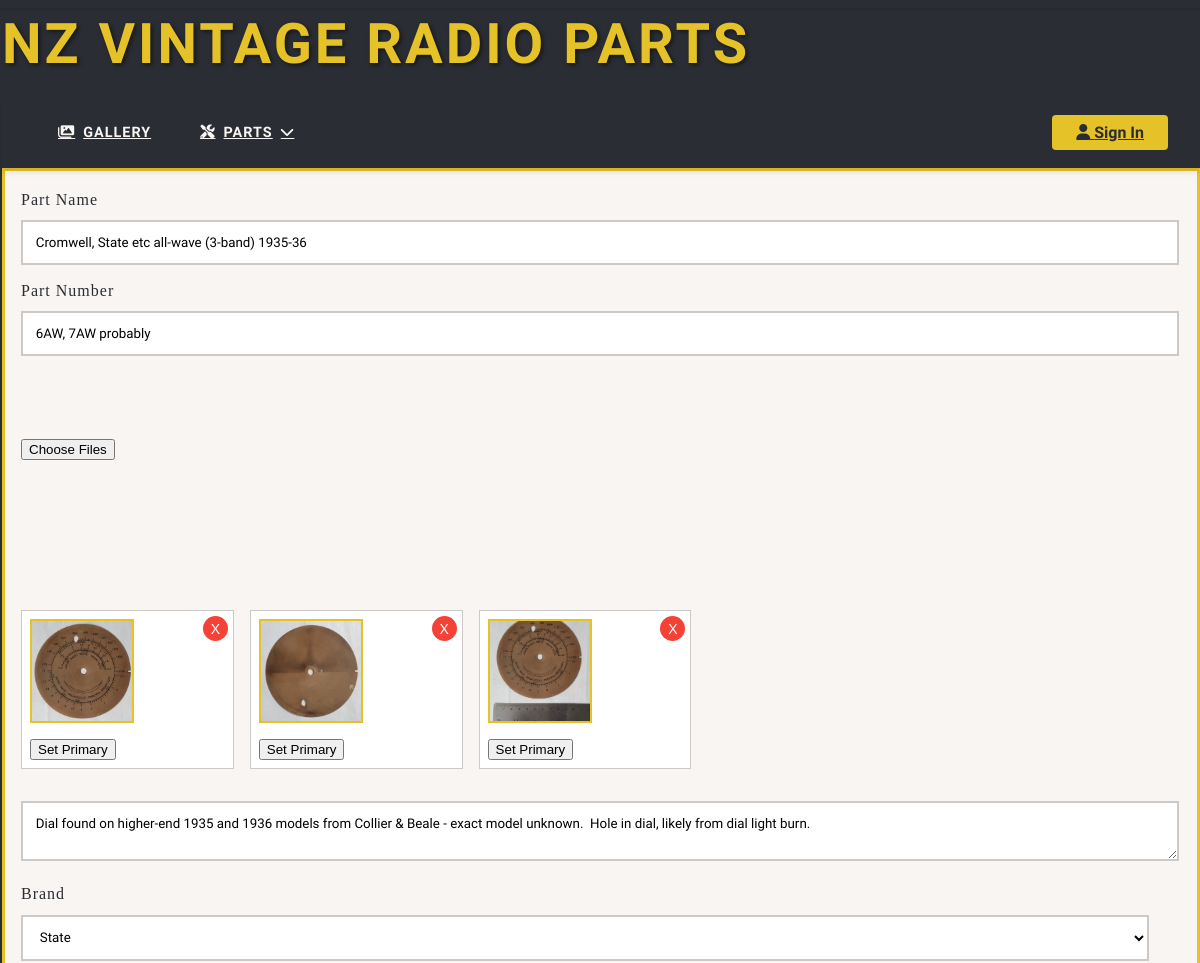
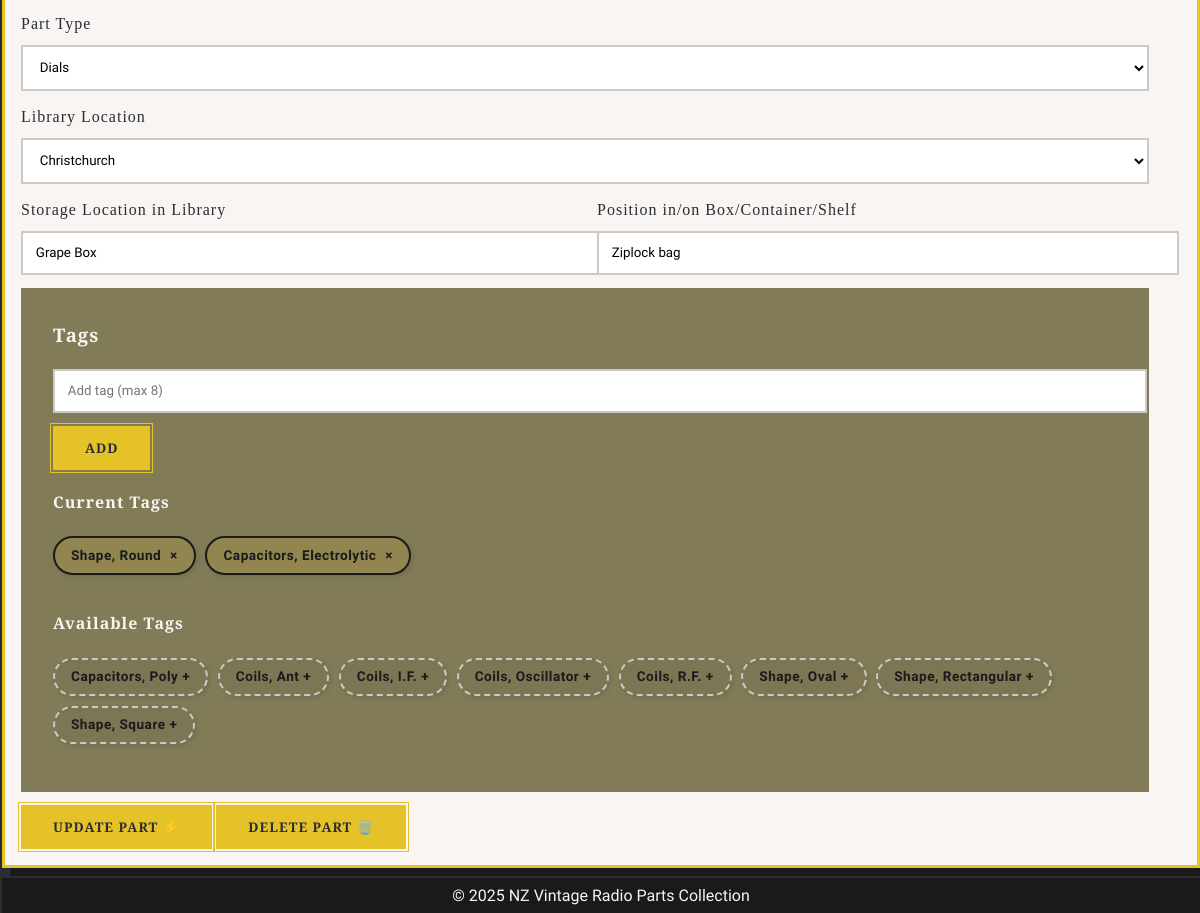
The app's page /parts/1/edit with its own data (2 pictures, top to bottom).
### app/models.py (models this page shows, shortened)
class Part(db.Model):
    __tablename__ = 'Part'
    id = db.Column(db.Integer, primary_key=True)
    name = db.Column(db.String(100), nullable=False)  # "Dial", "Valve"
    description = db.Column(db.String(1024))
    part_number = db.Column(db.String(30))
    quantity = db.Column(db.Integer, default=1)
    box = db.Column(db.String(20))            # "Box 3A"
    position = db.Column(db.String(50))       # "Bottom shelf"
    created_at = db.Column(db.DateTime, default=lambda: datetime.now(timezone.utc))
    brand_id = db.Column(db.Integer, db.ForeignKey('Brand.id'))
    location_id = db.Column(db.Integer, db.ForeignKey('Location.id'))
    part_type_id = db.Column(db.Integer, db.ForeignKey('PartType.id'))
    brand = db.relationship('Brand', back_populates='parts')
    location = db.relationship('Location', back_populates='parts')
    images = db.relationship('Image', back_populates='part', cascade='all, delete-orphan')
    tags = db.relationship('Tag', secondary=part_tags, back_populates='parts')
    part_type = db.relationship('PartType')

class Image(db.Model):
    __tablename__ = 'Image'
    id = db.Column(db.Integer, primary_key=True, autoincrement=True)
    filename = db.Column(db.String(100), nullable=False)
    description = db.Column(db.String(500))
    is_primary = db.Column(db.Boolean, default=False)
    sort_order = db.Column(db.Integer, default=0)
    created_at = db.Column(db.DateTime,
                           default=lambda: datetime.now(timezone.utc))
    location_id = db.Column(db.Integer, db.ForeignKey('Location.id'))
    part_id = db.Column(db.Integer, db.ForeignKey('Part.id'))
    location = db.relationship('Location', back_populates='images')
    part = db.relationship('Part', back_populates='images')

class Brand(db.Model):
    __tablename__ = 'Brand'
    id = db.Column(db.Integer, primary_key=True)
    name = db.Column(db.String(50), unique=True, nullable=False)  # "Philips"
    alias = db.Column(db.String(50), unique=True)  # "philips"
    description = db.Column(db.Text(500))
    logo_filename = db.Column(db.String(100))
    website = db.Column(db.String(200))
    parts = db.relationship('Part', back_populates='brand')

class PartType(db.Model):
    __tablename__ = 'PartType'
    id = db.Column(db.Integer, primary_key=True)
    name = db.Column(db.String(50), unique=True, nullable=False)  # "Tube"
    description = db.Column(db.String(1024))  # "Vacuum tubes/valves for amplification"
    slug = db.Column(db.String(50), unique=True)

class Location(db.Model):
    __tablename__ = 'Location'
    id = db.Column(db.Integer, primary_key=True)
    name = db.Column(db.String(50), unique=True)
    librarian_email = db.Column(db.String(120))
    address = db.Column(db.String(120))
    parts = db.relationship('Part', back_populates='location')
    images = db.relationship('Image', back_populates='location')

class Tag(db.Model):
    __tablename__ = 'Tag'
    id = db.Column(db.Integer, primary_key=True, autoincrement=True)
    name = db.Column(db.String(100), nullable=False, unique=True)
    description = db.Column(db.String(255))
    slug = db.Column(db.String(100), nullable=False, unique=True, index=True)
    parts = db.relationship('Part', secondary=part_tags, back_populates='tags')

### app/blueprints/parts.py (the view, shortened to what this page needs)
@bp.route('/add', methods=['GET', 'POST'])
@bp.route('/<int:part_id>/edit', methods=['GET', 'POST'])
def manage_part(part_id=None):
    part = Part.query.get(part_id) if part_id else None
    brands = Brand.query.order_by(Brand.name).all()
    part_types = PartType.query.order_by(PartType.name).all()
    locations = Location.query.order_by(Location.name).all()
    all_tags = Tag.query.order_by(Tag.name).all()
    return render_template('manage_part.html',
                           part=part,
                           brands=brands,
                           part_types=part_types,
                           locations=locations,
                           all_tags=all_tags)

### app/blueprints/parts.py (called while the page is built)
@bp.context_processor
def inject_now():
    return {'current_year': datetime.now().year}

### app/templates/manage_part.html (shortened to what this page needs)
{% extends 'layout.html' %}
{% block content %}
<form id="part-form" class="art-deco-form" method="POST" enctype="multipart/form-data" data-upload-url="{{ url_for('parts.upload_images') }}">
    <div class="form-group">
        <label for="name">Part Name</label>
        <input type="text" id="name" name="name"
               maxlength="100" placeholder="" value="{{ part.name if part }}">
    </div>
    <div class="form-group">
        <label for="part_number">Part Number</label>
        <input type="text" id="part_number" name="part_number"
               maxlength="30" placeholder="if known, e.g. R6301" value="{{ part.part_number if part }}">
    </div>
    <div class="image-manager-section">
        <h3>Part Images</h3>
        <div class="unified-image-container">
            <div class="filepond-upload-zone">
                <input type="file" class="filepond" name="file" multiple>
            </div>
            <div id="existing-images" class="existing-images-grid sortable-grid">
                {% if part %}
                    {% for image in part.images|sort(attribute='sort_order') %}
                    <div class="image-tile" data-image-id="{{ image.id }}">
                        <img src="{{ url_for('static', filename='images/' + image.filename) }}"
                            class="thumbnail" alt="{{ image.filename }}">
                        <div class="image-controls">
                            <button class="set-primary {% if image.is_primary %}active{% endif %}"
                                    data-image-id="{{ image.id }}">
                                {{ '★ Primary' if image.is_primary else 'Set Primary' }}
                            </button>
                            <button class="delete-image" data-image-id="{{ image.id }}">X</button>
                        </div>
                    </div>
                    {% endfor %}
                {% endif %}
            </div>
        </div>
    </div>
    <textarea name="description" maxlength="1024" placeholder="Description">
        {{- part.description if part -}}
    </textarea>
    <label for="brand">Brand</label>
    <select name="brand_id">
        {% for brand in brands %}
        <option value="{{ brand.id }}" {% if part and part.brand_id == brand.id %}selected{% endif %}>
            {{ brand.name }}
        </option>
        {% endfor %}
    </select>
    <label for="part_type">Part Type</label>
    <select name="part_type_id" required>
        {% for type in part_types %}
        <option value="{{ type.id }}" {% if part and part.part_type_id == type.id %}selected{% endif %}>
            {{ type.name }}
        </option>
        {% endfor %}
    </select>
    <label for="location">Library Location</label>
    <select name="location_id" id="location_id" required>
        {% for location in locations %}
        <option value="{{ location.id }}" {% if part and part.location_id == location.id %}selected{% endif %}>
            {{ location.name }}
        </option>
        {% endfor %}
    </select>
    <div class="form-row">
        <div class="form-group">
            <label for="box">Storage Location in Library</label>
            <input type="text" id="box" name="box" maxlength="20"
                placeholder="Box / container number" value="{{ part.box if part }}">
        </div>
        <div class="form-group">
            <label for="box">Position in/on Box/Container/Shelf</label>
            <input type="text" id="position" name="position" maxlength="50"
                placeholder="Location in the store" value="{{ part.position if part }}">
        </div>
    </div>
    <div class="tag-manager">
        <h3>Tags</h3>
        <div class="tag-input-group">
            <input type="text" id="tag-input" placeholder="Add tag (max 8)" maxlength="100"
                   aria-label="Add new tag">
            <button type="button" id="add-tag-btn" class="vintage-button small-button">
                <span class="button-text">Add</span>
            </button>
        </div>
        <div class="tag-section">
            <h4>Current Tags</h4>
            <div id="selected-tags" class="tag-cloud">
            </div>
        </div>
        <div class="tag-section">
            <h4>Available Tags</h4>
            <div id="existing-tags" class="tag-cloud">
                {% for tag in all_tags %}
                    {% if not part or tag not in part.tags %}
                    <span class="tag available-tag" data-tag-name="{{ tag.name }}">
                        {{ tag.name }}
                        <span class="add-tag" aria-hidden="true">+</span>
                    </span>
                    {% endif %}
                {% endfor %}
            </div>
        </div>
    </div>
    <div class="form-footer">
        <button type="submit" class="vintage-button" id="submit-button">
            <span class="button-text">
                {% if part %}Update{% else %}Add New{% endif %} Part
            </span>
            <span class="button-icon">⚡</span>
        </button>
        {% if part %}
        <button type="button" id="delete-part" class="vintage-button delete-button">
            <span class="button-text">Delete Part</span>
            <span class="button-icon">🗑️</span>
        </button>
        {% endif %}
    </div>
</form>
{% block scripts %}
<link href="https://unpkg.com/filepond/dist/filepond.min.css" rel="stylesheet">
<link href="https://unpkg.com/filepond-plugin-image-preview/dist/filepond-plugin-image-preview.min.css" rel="stylesheet">
{% endblock %}
{% endblock %}

### app/static/css/style.css (style rules this page uses)
:root { --primary: #e6c229; --secondary: #2a2d34; --sorta-dark: #817b57; --accent: #927d0a; --light: #f8f5f2; --semi-light: #cdc9c6; --dark: #1a1a1a; --success: #4caf50; --warning: #ff9800; --error: #f44336; --shadow-sm: 0 1px 3px rgba(0, 0, 0, 0.12); --shadow-md: 0 4px 6px rgba(0, 0, 0, 0.1); --shadow-lg: 0 10px 15px rgba(0, 0, 0, 0.1); --shadow-xl: 0 20px 25px rgba(0, 0, 0, 0.1); --shadow-primary: 0 4px 12px rgba(230, 194, 41, 0.2); --font-main: 'Federo', sans-serif; --font-display: 'Playfair Display', serif; --radio-dial: linear-gradient(135deg, transparent 50%, var(--primary) 50%); --radio-grill: repeating-linear-gradient( 90deg, var(--secondary), var(--secondary) 2px, transparent 2px, transparent 6px ); }
body { font-family: var(--font-main); background: var(--secondary); color: var(--light); line-height: 1.6; margin: 0; position: relative; margin-left: 2px; }
body::before { content: ""; position: fixed; top: 0; left: 0; right: 0; height: 8px; background: var(--radio-grill); z-index: 100; box-shadow: var(--shadow-sm); }
h1, h2, h3, h4 { font-family: var(--font-display); margin-top: 0; letter-spacing: 1px; }
.art-deco-form { background: var(--light); padding: 1rem 3rem 1rem 1rem; border: 3px solid var(--primary); box-shadow: 8px 8px 0 var(--dark); }
.art-deco-form .form-group { margin-bottom: 0.8rem; position: relative; }
.art-deco-form label { display: block; font-family: var(--font-display); color: var(--secondary); margin-bottom: 0.5rem; letter-spacing: 1px; }
.art-deco-form input[type="text"], .art-deco-form textarea, .art-deco-form select { width: 100%; padding: 0.8rem; background: white; border: 2px solid var(--semi-light); font-family: var(--font-main); transition: all 0.3s; }
.art-deco-form textarea, .art-deco-form select { margin-bottom: 0.8rem; }
.image-manager-section { margin: 2rem 0; clear: both; }
.unified-image-container { display: flex; flex-direction: column; gap: 1.5rem; }
.filepond-upload-zone { min-height: 150px; }
.existing-images-grid { display: grid; grid-template-columns: repeat(auto-fill, minmax(180px, 1fr)); gap: 1rem; }
.image-tile { position: relative; border: 1px solid var(--semi-light); padding: 0.5rem; background: white; }
.image-controls { display: flex; justify-content: space-between; margin-top: 0.5rem; }
.sortable-grid { min-height: 100px; }
.delete-image { position: absolute; top: 5px; right: 5px; background: var(--error); color: white; border: none; border-radius: 50%; width: 25px; height: 25px; cursor: pointer; font-size: 14px; display: flex; align-items: center; justify-content: center; }
.vintage-button { background: var(--primary); color: var(--secondary); padding: 0.8rem 2rem; border: none; font-family: var(--font-display); font-weight: 700; letter-spacing: 1px; text-transform: uppercase; position: relative; margin-top: 0.8rem; transition: all 0.3s ease; border-radius: 0; }
.vintage-button::before { content: ""; position: absolute; top: -3px; left: -3px; right: -3px; bottom: -3px; border: 1px solid var(--primary); transition: inherit; }
.thumbnail { cursor: pointer; transition: transform 0.3s; }
.thumbnail { width: 100px; height: 100px; object-fit: cover; cursor: pointer; border: 2px solid var(--primary); transition: transform 0.2s; }
.tag-cloud { display: flex; flex-wrap: wrap; gap: 0.6rem; margin: 1rem 0; }
.tag-cloud .tag { display: inline-block; padding: 0.4rem 1rem; background: var(--light); color: var(--dark); border-radius: 50px; text-decoration: none; font-size: 0.85rem; font-weight: 600; letter-spacing: 0.5px; border: 2px solid var(--semi-light); transition: all 0.3s cubic-bezier(0.175, 0.885, 0.32, 1.1); box-shadow: 2px 2px 4px rgba(0,0,0,0.1); position: relative; overflow: hidden; cursor: pointer; }
.tag-cloud .tag::before { content: ""; position: absolute; top: -2px; left: -2px; right: -2px; bottom: -2px; border: 1px solid var(--primary); border-radius: 50px; opacity: 0; transition: all 0.2s ease; }
.tag-cloud .tag.available-tag { background: rgba(42, 45, 52, 0.05); border-style: dashed; }
.tag-section h4 { padding-top: 20px; }
.tag-manager { background: var(--sorta-dark); border: 2px solid var(--fa-font-brands); padding: 2rem; }
.form-row { display: flex; gap: 1.5rem; }
.form-row .form-group { flex: 1; }

### records on screen
Part: name "Cromwell, State etc all-wave (3-band) 1935-36", part_number "6AW, 7AW probably", description "Dial found on higher-end 1935 and 1936 models from Collier & Beale - exact model unknown. Hole in dial, likely from dial light burn.", brand_id "State", part_type_id "Dials", location_id "Christchurch", box "Grape Box", position "Ziplock bag"
Image: filename (picture), is_primary "Set Primary"
Image: filename (picture), is_primary "Set Primary"
Image: filename (picture), is_primary "Set Primary"
Tag: name "Capacitors, Poly"
Tag: name "Coils, Ant"
Tag: name "Coils, I.F."
Tag: name "Coils, Oscillator"
Tag: name "Coils, R.F."
Tag: name "Shape, Oval"
Tag: name "Shape, Rectangular"
Tag: name "Shape, Square"
